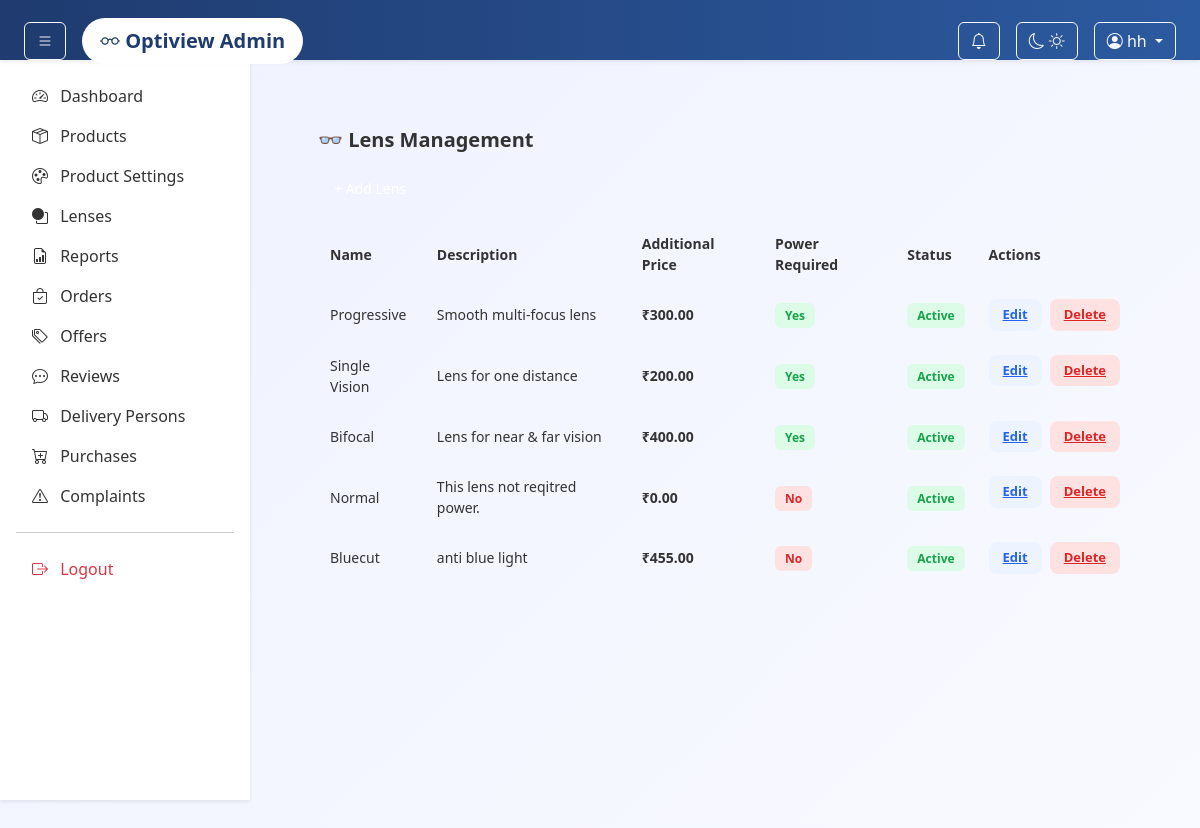
Page /admin-panel/lenses/ (signed in) on the committed database.
### adminpanel/models.py (models this page shows, shortened)
class Lens(models.Model):
    name = models.CharField(max_length=100)
    description = models.TextField(blank=True)
    additional_price = models.DecimalField(max_digits=8, decimal_places=2)
    is_active = models.BooleanField(default=True)
    power_required = models.BooleanField(default=True)

### adminpanel/views.py (the view)
# urls.py: path("lenses/", views.lens_list, name="lens_list"),
@user_passes_test(is_admin, login_url="adminpanel:login")
def lens_list(request):
    lenses = Lens.objects.all()
    return render(request, "admin/lens_list.html", {"lenses": lenses})

### adminpanel/context_processors.py (called while the page is built)
def notification_count(request):
    if request.user.is_authenticated:
        return {
            "notification_count": Notification.objects.filter(
                user=request.user,
                is_read=False
            ).count()
        }
    return {"notification_count": 0}

### adminpanel/utils.py (called while the page is built)
def is_admin(user):
    return user.is_authenticated and user.is_superuser

### app/context_processors.py (called while the page is built)
def cart_count(request):
    count = 0
    if request.user.is_authenticated:
        count = Cart.objects.filter(user=request.user).count()
    return {'cart_count': count}

### templates/admin/lens_list.html (shortened to what this page needs)
{% extends "admin/base.html" %}
{% load static %}
{% block content %}
<div class="lens-page">
<div class="lens-card">
<h2 class="page-title">👓 Lens Management</h2>
<a href="{% url 'adminpanel:add_lens' %}" class="btn-add">
</a>
<table class="lens-table">
<thead>
<tr>
<th>Name</th>
<th>Description</th>
<th>Additional Price</th>
<th>Power Required</th>
<th>Status</th>
<th>Actions</th>
</tr>
</thead>
<tbody>
{% for l in lenses %}
<tr>
<td>{{ l.name }}</td>
<td>{{ l.description }}</td>
<td class="price">₹{{ l.additional_price }}</td>
<td>
{% if l.power_required %}
<span class="status active">Yes</span>
{% else %}
<span class="status inactive">No</span>
{% endif %}
</td>
<td>
{% if l.is_active %}
<span class="status active">Active</span>
{% else %}
<span class="status inactive">Inactive</span>
{% endif %}
</td>
<td class="actions">
<a href="{% url 'adminpanel:edit_lens' l.id %}" class="btn-edit">
Edit
</a>
<a href="{% url 'adminpanel:delete_lens' l.id %}"
   class="btn-delete"
   onclick="return confirm('Are you sure you want to delete this lens?')">
Delete
</a>
</td>
</tr>
{% empty %}
<tr>
<td colspan="5" class="empty">
No lenses available
</td>
</tr>
{% endfor %}
</tbody>
</table>
</div>
</div>
{% endblock %}

### templates/admin/base.html (shortened to what this page needs)
{% load static %}
<!DOCTYPE html>
<html lang="en">
<head>
    <link href="https://cdn.jsdelivr.net/npm/bootstrap@5.3.3/dist/css/bootstrap.min.css" rel="stylesheet">
    <link href="https://cdn.jsdelivr.net/npm/bootstrap-icons@1.11.3/font/bootstrap-icons.css" rel="stylesheet">
    <link rel="stylesheet" href="{% static 'admin/css/style.css' %}">
</head>
<body>
<nav class="navbar navbar-dark bg-dark shadow-sm px-4">
    <div class="d-flex align-items-center">
        <button class="btn btn-outline-light me-3" id="sidebarToggle">
            <i class="bi bi-list"></i>
        </button>
        <a class="navbar-brand fw-bold" href="{% url 'adminpanel:dashboard' %}">
            <i class="bi bi-eyeglasses"></i> Optiview Admin
        </a>
    </div>
    <div class="ms-auto d-flex align-items-center gap-3">
        <div class="dropdown">
            <button class="btn btn-outline-light position-relative" data-bs-toggle="dropdown">
                <i class="bi bi-bell"></i>
            </button>
        </div>
        <button id="themeToggle" class="btn btn-outline-light">
            <i id="moonIcon" class="bi bi-moon"></i>
            <i id="sunIcon" class="bi bi-sun"></i>
        </button>
        <div class="dropdown">
            <button class="btn btn-outline-light dropdown-toggle" data-bs-toggle="dropdown">
                <i class="bi bi-person-circle"></i> {{ user.username }}
            </button>
        </div>
    </div>
</nav>
<aside class="sidebar shadow-sm p-3" id="sidebar">
<ul class="nav flex-column">
<li class="nav-item">
    <a class="nav-link" data-bs-toggle="collapse" href="#dashboardMenu">
        <i class="bi bi-speedometer2 me-2"></i> Dashboard
    </a>
</li>
<li class="nav-item">
    <a class="nav-link" data-bs-toggle="collapse" href="#productMenu">
        <i class="bi bi-box-seam me-2"></i> Products
    </a>
</li>
       <li class="nav-item">
    <a class="nav-link" data-bs-toggle="collapse" href="#productSettingsMenu">
        <i class="bi bi-palette me-2"></i> Product Settings
    </a>
</li>
        <li class="nav-item">
            <a class="nav-link" href="{% url 'adminpanel:lens_list' %}">
                <i class="bi bi-circle-square me-2"></i> Lenses
            </a>
        </li>
        <li class="nav-item">
    <a class="nav-link" href="{% url 'adminpanel:reports' %}">
        <i class="bi bi-file-earmark-bar-graph me-2"></i> Reports
    </a>
</li>
        <li class="nav-item">
            <a class="nav-link" href="{% url 'adminpanel:orders_list' %}">
                <i class="bi bi-bag-check me-2"></i> Orders
            </a>
        </li>
        <li class="nav-item">
            <a class="nav-link" data-bs-toggle="collapse" href="#offerMenu">
                <i class="bi bi-tags me-2"></i> Offers
            </a>
        </li>
        <li class="nav-item">
            <a class="nav-link" href="{% url 'adminpanel:review_list' %}">
                <i class="bi bi-chat-dots me-2"></i> Reviews
            </a>
        </li>
        <li class="nav-item">
            <a class="nav-link" href="{% url 'adminpanel:delivery_person_list' %}">
                <i class="bi bi-truck me-2"></i> Delivery Persons
            </a>
        </li>
        <li class="nav-item">
    <a class="nav-link" data-bs-toggle="collapse" href="#purchaseMenu">
        <i class="bi bi-cart-plus me-2"></i> Purchases
    </a>
</li>
        <li class="nav-item">
            <a class="nav-link" href="{% url 'adminpanel:complaints_list' %}">
               <i class="bi bi-exclamation-triangle me-2"></i> Complaints
            </a>
        </li>
        <hr>
        <li class="nav-item">
            <a class="nav-link text-danger" href="{% url 'adminpanel:logout' %}">
                <i class="bi bi-box-arrow-right me-2"></i> Logout
            </a>
        </li>
</ul>
</aside>
<main class="content-area p-4" id="contentArea">
    {% block content %}{% endblock %}
</main>
</body>
</html>

### static/delivery/css/style.css (style rules this page uses)
* { margin: 0; padding: 0; box-sizing: border-box; font-family: 'Poppins', 'Segoe UI', sans-serif; }
body { background: linear-gradient(135deg, #eef2ff, #f9faff); min-height: 100vh; color: #333; }
.navbar { background: linear-gradient(90deg, #1f3b6f, #2c5aa0); color: white; padding: 18px 50px; display: flex; justify-content: space-between; align-items: center; box-shadow: 0 6px 20px rgba(0,0,0,0.15); }
.navbar a { background: white; color: #1f3b6f; padding: 8px 18px; border-radius: 25px; text-decoration: none; font-weight: 600; transition: 0.3s ease; }
* { margin: 0; padding: 0; box-sizing: border-box; }
.sidebar { width: 250px; background: #e5e7eb; padding: 20px; }

### templates/admin/base.html (style rules this page uses)
body { overflow-x: hidden; }
.navbar { position: fixed; top: 0; left: 0; width: 100%; height: 60px; z-index: 1000; }
.sidebar { width: 250px; height: calc(100vh - 60px); position: fixed; top: 60px; left: 0; overflow-y: auto; background: #fff; transition: 0.3s; }
.sidebar .nav-link { color: #333; }
.content-area { margin-top: 60px; margin-left: 250px; min-height: 100vh; transition: 0.3s; }
.navbar-brand { font-size: 20px; }

### templates/admin/lens_list.html (style rules this page uses)
.lens-page { padding: 24px; }
.lens-card { background: var(--card-bg); border: 1px solid var(--card-border); border-radius: 14px; padding: 20px; box-shadow: var(--card-shadow); }
.page-title { color: var(--text-main); font-size: 20px; font-weight: 600; margin-bottom: 18px; }
.btn-add { display: inline-block; margin-bottom: 14px; padding: 8px 16px; border-radius: 8px; background: var(--primary); color: #fff; text-decoration: none; font-size: 14px; }
.lens-table { width: 100%; border-collapse: collapse; font-size: 14px; }
.lens-table thead { background: var(--table-head); }
.lens-table th, .lens-table td { padding: 12px; border-bottom: 1px solid var(--card-border); text-align: left; color: var(--text-main); }
.price { font-weight: 600; }
.status { padding: 4px 10px; border-radius: 6px; font-size: 12px; font-weight: 600; }
.status.active { background: #dcfce7; color: #16a34a; }
.status.inactive { background: #fee2e2; color: #dc2626; }
.actions { display: flex; gap: 8px; }
.btn-edit, .btn-delete { border: none; padding: 6px 14px; border-radius: 8px; font-size: 13px; font-weight: 600; cursor: pointer; }
.btn-edit { background: #eef4ff; color: #2563eb; }
.btn-delete { background: #fee2e2; color: #dc2626; }

### rows in the picture
Lens: name "Progressive", description "Smooth multi-focus lens", additional_price "300.00", power_required "Yes", is_active "Active"
Lens: name "Single Vision", description "Lens for one distance", additional_price "200.00", power_required "Yes", is_active "Active"
Lens: name "Bifocal", description "Lens for near & far vision", additional_price "400.00", power_required "Yes", is_active "Active"
Lens: name "Normal", description "This lens not reqitred power.", additional_price "0.00", power_required "No", is_active "Active"
Lens: name "Bluecut", description "anti blue light", additional_price "455.00", power_required "No", is_active "Active"

### other values in the picture
{{ user.username }} "hh"
